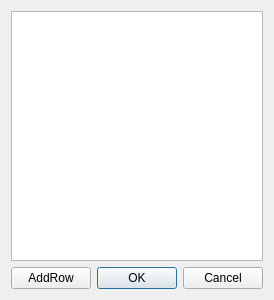
<?xml version="1.0" encoding="UTF-8"?>
<ui version="4.0">
 <class>CoordinateSetter</class>
 <widget class="QDialog" name="CoordinateSetter">
  <property name="geometry">
   <rect>
    <x>0</x>
    <y>0</y>
    <width>265</width>
    <height>300</height>
   </rect>
  </property>
  <property name="windowTitle">
   <string>Dialog</string>
  </property>
  <layout class="QVBoxLayout" name="verticalLayout_2">
   <item>
    <layout class="QVBoxLayout" name="verticalLayout">
     <item>
      <widget class="QTableWidget" name="tableWidget"/>
     </item>
     <item>
      <layout class="QHBoxLayout" name="horizontalLayout">
       <item>
        <widget class="QPushButton" name="addRowBtn">
         <property name="text">
          <string>AddRow</string>
         </property>
        </widget>
       </item>
       <item>
        <spacer name="horizontalSpacer">
         <property name="orientation">
          <enum>Qt::Horizontal</enum>
         </property>
         <property name="sizeHint" stdset="0">
          <size>
           <width>40</width>
           <height>20</height>
          </size>
         </property>
        </spacer>
       </item>
       <item>
        <widget class="QDialogButtonBox" name="buttonBox">
         <property name="orientation">
          <enum>Qt::Horizontal</enum>
         </property>
         <property name="standardButtons">
          <set>QDialogButtonBox::Cancel|QDialogButtonBox::Ok</set>
         </property>
        </widget>
       </item>
      </layout>
     </item>
    </layout>
   </item>
  </layout>
 </widget>
 <resources/>
 <connections>
  <connection>
   <sender>buttonBox</sender>
   <signal>accepted()</signal>
   <receiver>CoordinateSetter</receiver>
   <slot>accept()</slot>
   <hints>
    <hint type="sourcelabel">
     <x>248</x>
     <y>254</y>
    </hint>
    <hint type="destinationlabel">
     <x>157</x>
     <y>274</y>
    </hint>
   </hints>
  </connection>
  <connection>
   <sender>buttonBox</sender>
   <signal>rejected()</signal>
   <receiver>CoordinateSetter</receiver>
   <slot>reject()</slot>
   <hints>
    <hint type="sourcelabel">
     <x>316</x>
     <y>260</y>
    </hint>
    <hint type="destinationlabel">
     <x>286</x>
     <y>274</y>
    </hint>
   </hints>
  </connection>
 </connections>
</ui>
